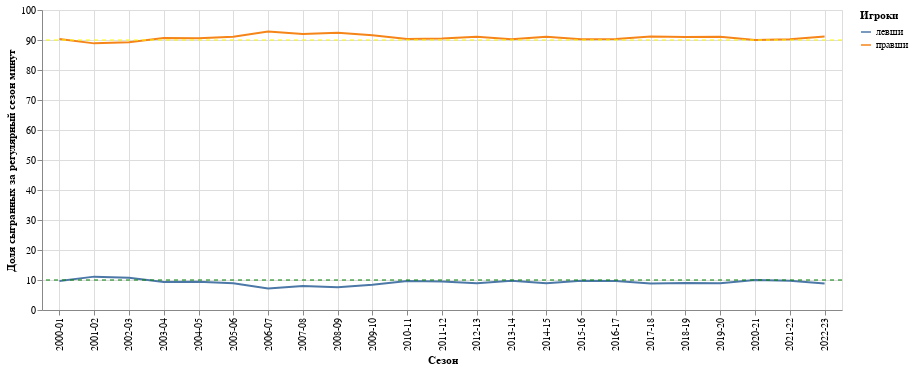

Notebook source saved alongside this figure:
### Code cell
color_labels = {'l': 'левши', 'r': 'правши'}
mins_by_season['hand_text'] = mins_by_season.hand.map(color_labels)
chart = alt.Chart(mins_by_season).mark_line().encode(
    x=alt.X('SEASON_ID:N', title='Сезон',
                         axis=alt.Axis(grid=True)),
    y=alt.Y('min_pct', title='Доля сыгранных за регулярный сезон минут'),
    color=alt.Color('hand_text', title='Игроки')
).properties(
    width=800,
    height=300
)

chart = chart + alt.Chart(pd.DataFrame({'y': [10]})).mark_rule(strokeDash=[4, 4], color='green').encode(
    y='y'
)
chart = chart + alt.Chart(pd.DataFrame({'y': [90]})).mark_rule(strokeDash=[4, 4], color='yellow').encode(
    y='y'
)
chart

### Figure 1 — Vega-Lite specification as saved in the notebook (floating-point values rounded to 4 significant figures)
{"config": {"view": {"continuousWidth": 300, "continuousHeight": 300}}, "layer": [{"data": {"name": "data-f308e07d8b52b2916e4da7c2923c134a"}, "mark": {"type": "line"}, "encoding": {"color": {"field": "hand_text", "title": "Игроки", "type": "nominal"}, "x": {"axis": {"grid": true}, "field": "SEASON_ID", "title": "Сезон", "type": "nominal"}, "y": {"field": "min_pct", "title": "Доля сыгранных за регулярный сезон минут", "type": "quantitative"}}}, {"data": {"name": "data-f7fdb6d6dff282c0e5cdfe765ee63692"}, "mark": {"type": "rule", "color": "green", "strokeDash": [4, 4]}, "encoding": {"y": {"field": "y", "type": "quantitative"}}}, {"data": {"name": "data-f89f1844fad8d7f9d86599ef06bd182d"}, "mark": {"type": "rule", "color": "yellow", "strokeDash": [4, 4]}, "encoding": {"y": {"field": "y", "type": "quantitative"}}}], "height": 300, "width": 800, "$schema": "https://vega.github.io/schema/vega-lite/v5.8.0.json", "datasets": {"data-f308e07d8b52b2916e4da7c2923c134a": [{"SEASON_ID": "2000-01", "hand": "l", "MIN": 55560.0, "total_min_in_season": 575500.0, "min_pct": 9.654, "hand_text": "левши"}, {"SEASON_ID": "2000-01", "hand": "r", "MIN": 520000.0, "total_min_in_season": 575500.0, "min_pct": 90.35, "hand_text": "правши"}, {"SEASON_ID": "2001-02", "hand": "l", "MIN": 63920.0, "total_min_in_season": 574700.0, "min_pct": 11.12, "hand_text": "левши"}, {"SEASON_ID": "2001-02", "hand": "r", "MIN": 510800.0, "total_min_in_season": 574700.0, "min_pct": 88.88, "hand_text": "правши"}, {"SEASON_ID": "2002-03", "hand": "l", "MIN": 61710.0, "total_min_in_season": 575400.0, "min_pct": 10.73, "hand_text": "левши"}, {"SEASON_ID": "2002-03", "hand": "r", "MIN": 513700.0, "total_min_in_season": 575400.0, "min_pct": 89.27, "hand_text": "правши"}, {"SEASON_ID": "2003-04", "hand": "l", "MIN": 53830.0, "total_min_in_season": 574800.0, "min_pct": 9.365, "hand_text": "левши"}, {"SEASON_ID": "2003-04", "hand": "r", "MIN": 520900.0, "total_min_in_season": 574800.0, "min_pct": 90.63, "hand_text": "правши"}, {"SEASON_ID": "2004-05", "hand": "l", "MIN": 56160.0, "total_min_in_season": 595000.0, "min_pct": 9.439, "hand_text": "левши"}, {"SEASON_ID": "2004-05", "hand": "r", "MIN": 538900.0, "total_min_in_season": 595000.0, "min_pct": 90.56, "hand_text": "правши"}, {"SEASON_ID": "2005-06", "hand": "l", "MIN": 53180.0, "total_min_in_season": 595600.0, "min_pct": 8.93, "hand_text": "левши"}, {"SEASON_ID": "2005-06", "hand": "r", "MIN": 542400.0, "total_min_in_season": 595600.0, "min_pct": 91.07, "hand_text": "правши"}, {"SEASON_ID": "2006-07", "hand": "l", "MIN": 42650.0, "total_min_in_season": 595800.0, "min_pct": 7.159, "hand_text": "левши"}, {"SEASON_ID": "2006-07", "hand": "r", "MIN": 553100.0, "total_min_in_season": 595800.0, "min_pct": 92.84, "hand_text": "правши"}, {"SEASON_ID": "2007-08", "hand": "l", "MIN": 47700.0, "total_min_in_season": 594100.0, "min_pct": 8.029, "hand_text": "левши"}, {"SEASON_ID": "2007-08", "hand": "r", "MIN": 546400.0, "total_min_in_season": 594100.0, "min_pct": 91.97, "hand_text": "правши"}, {"SEASON_ID": "2008-09", "hand": "l", "MIN": 45120.0, "total_min_in_season": 594700.0, "min_pct": 7.588, "hand_text": "левши"}, {"SEASON_ID": "2008-09", "hand": "r", "MIN": 549500.0, "total_min_in_season": 594700.0, "min_pct": 92.41, "hand_text": "правши"}, {"SEASON_ID": "2009-10", "hand": "l", "MIN": 49930.0, "total_min_in_season": 594500.0, "min_pct": 8.399, "hand_text": "левши"}, {"SEASON_ID": "2009-10", "hand": "r", "MIN": 544600.0, "total_min_in_season": 594500.0, "min_pct": 91.6, "hand_text": "правши"}, {"SEASON_ID": "2010-11", "hand": "l", "MIN": 57380.0, "total_min_in_season": 595100.0, "min_pct": 9.642, "hand_text": "левши"}, {"SEASON_ID": "2010-11", "hand": "r", "MIN": 537700.0, "total_min_in_season": 595100.0, "min_pct": 90.36, "hand_text": "правши"}, {"SEASON_ID": "2011-12", "hand": "l", "MIN": 45530.0, "total_min_in_season": 479100.0, "min_pct": 9.504, "hand_text": "левши"}, {"SEASON_ID": "2011-12", "hand": "r", "MIN": 433500.0, "total_min_in_season": 479100.0, "min_pct": 90.5, "hand_text": "правши"}, {"SEASON_ID": "2012-13", "hand": "l", "MIN": 53070.0, "total_min_in_season": 594500.0, "min_pct": 8.927, "hand_text": "левши"}, {"SEASON_ID": "2012-13", "hand": "r", "MIN": 541400.0, "total_min_in_season": 594500.0, "min_pct": 91.07, "hand_text": "правши"}, {"SEASON_ID": "2013-14", "hand": "l", "MIN": 58230.0, "total_min_in_season": 595200.0, "min_pct": 9.784, "hand_text": "левши"}, {"SEASON_ID": "2013-14", "hand": "r", "MIN": 537000.0, "total_min_in_season": 595200.0, "min_pct": 90.22, "hand_text": "правши"}, {"SEASON_ID": "2014-15", "hand": "l", "MIN": 53170.0, "total_min_in_season": 595200.0, "min_pct": 8.933, "hand_text": "левши"}, {"SEASON_ID": "2014-15", "hand": "r", "MIN": 542000.0, "total_min_in_season": 595200.0, "min_pct": 91.07, "hand_text": "правши"}, {"SEASON_ID": "2015-16", "hand": "l", "MIN": 58140.0, "total_min_in_season": 594900.0, "min_pct": 9.773, "hand_text": "левши"}, {"SEASON_ID": "2015-16", "hand": "r", "MIN": 536700.0, "total_min_in_season": 594900.0, "min_pct": 90.23, "hand_text": "правши"}, {"SEASON_ID": "2016-17", "hand": "l", "MIN": 57270.0, "total_min_in_season": 594400.0, "min_pct": 9.635, "hand_text": "левши"}, {"SEASON_ID": "2016-17", "hand": "r", "MIN": 537100.0, "total_min_in_season": 594400.0, "min_pct": 90.36, "hand_text": "правши"}, {"SEASON_ID": "2017-18", "hand": "l", "MIN": 52540.0, "total_min_in_season": 593900.0, "min_pct": 8.848, "hand_text": "левши"}, {"SEASON_ID": "2017-18", "hand": "r", "MIN": 541300.0, "total_min_in_season": 593900.0, "min_pct": 91.15, "hand_text": "правши"}, {"SEASON_ID": "2018-19", "hand": "l", "MIN": 53500.0, "total_min_in_season": 594500.0, "min_pct": 9.0, "hand_text": "левши"}, {"SEASON_ID": "2018-19", "hand": "r", "MIN": 541000.0, "total_min_in_season": 594500.0, "min_pct": 91.0, "hand_text": "правши"}, {"SEASON_ID": "2019-20", "hand": "l", "MIN": 45480.0, "total_min_in_season": 512100.0, "min_pct": 8.882, "hand_text": "левши"}, {"SEASON_ID": "2019-20", "hand": "r", "MIN": 466600.0, "total_min_in_season": 512100.0, "min_pct": 91.12, "hand_text": "правши"}, {"SEASON_ID": "2020-21", "hand": "l", "MIN": 52310.0, "total_min_in_season": 521500.0, "min_pct": 10.03, "hand_text": "левши"}, {"SEASON_ID": "2020-21", "hand": "r", "MIN": 469200.0, "total_min_in_season": 521500.0, "min_pct": 89.97, "hand_text": "правши"}, {"SEASON_ID": "2021-22", "hand": "l", "MIN": 58000.0, "total_min_in_season": 593800.0, "min_pct": 9.769, "hand_text": "левши"}, {"SEASON_ID": "2021-22", "hand": "r", "MIN": 535800.0, "total_min_in_season": 593800.0, "min_pct": 90.23, "hand_text": "правши"}, {"SEASON_ID": "2022-23", "hand": "l", "MIN": 52480.0, "total_min_in_season": 594500.0, "min_pct": 8.826, "hand_text": "левши"}, {"SEASON_ID": "2022-23", "hand": "r", "MIN": 542100.0, "total_min_in_season": 594500.0, "min_pct": 91.17, "hand_text": "правши"}], "data-f7fdb6d6dff282c0e5cdfe765ee63692": [{"y": 10}], "data-f89f1844fad8d7f9d86599ef06bd182d": [{"y": 90}]}}
